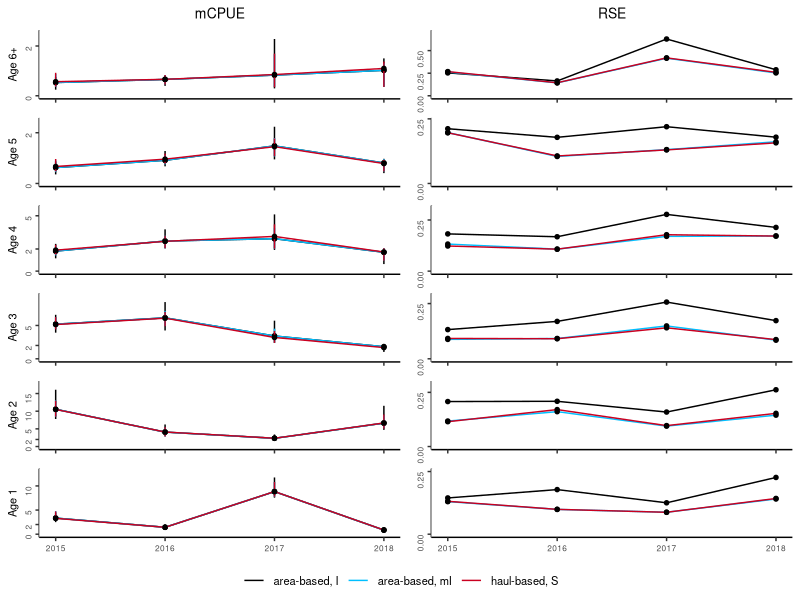
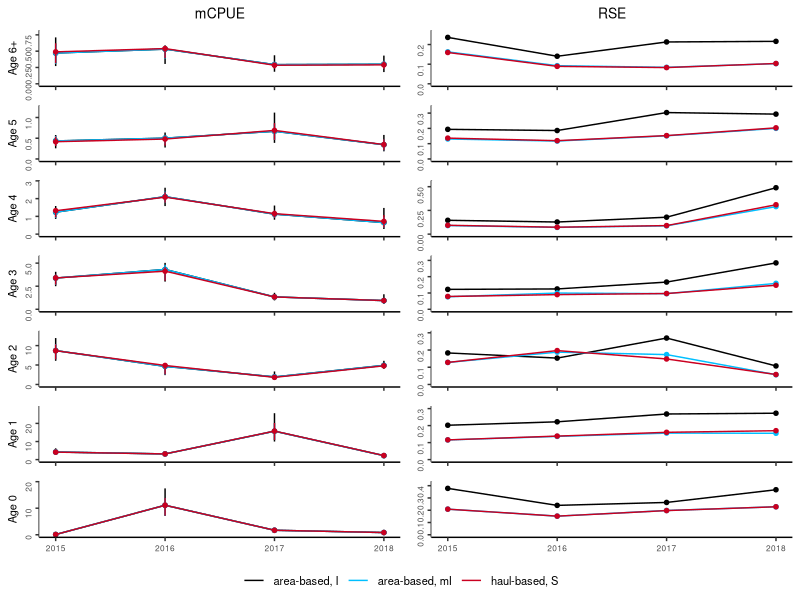
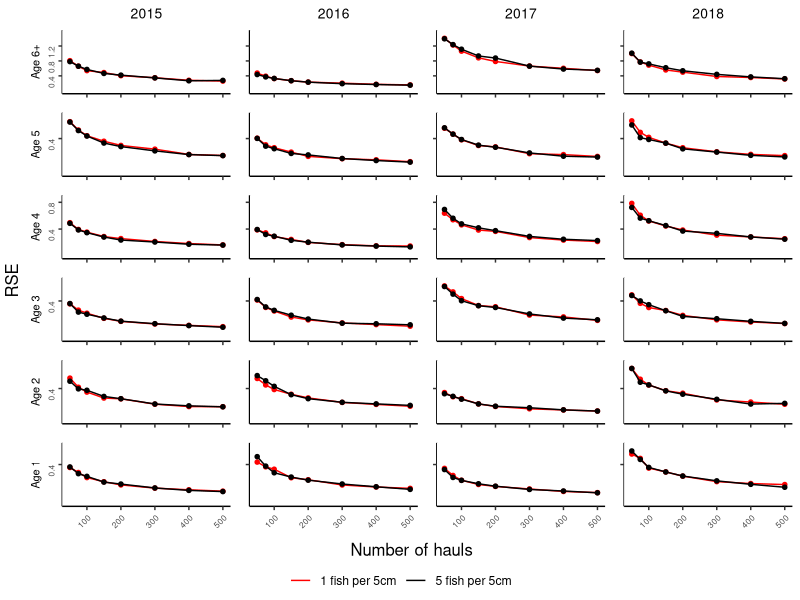
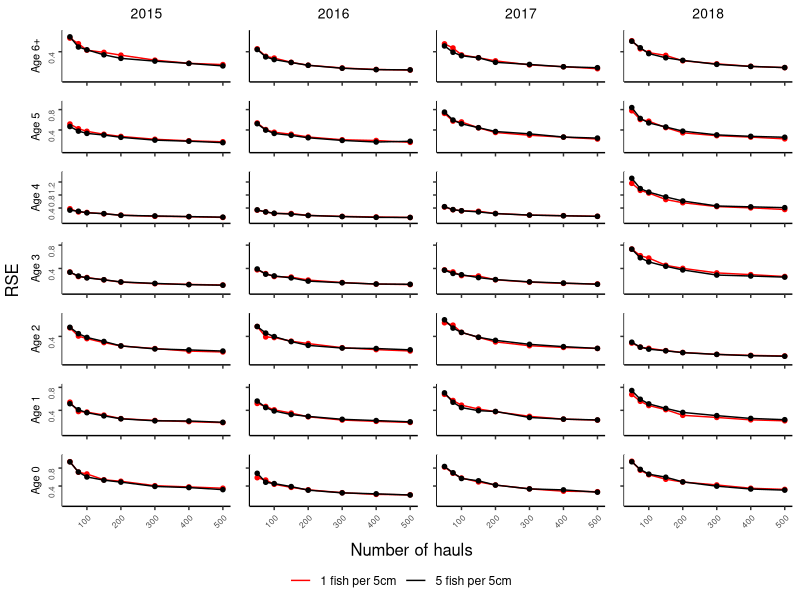
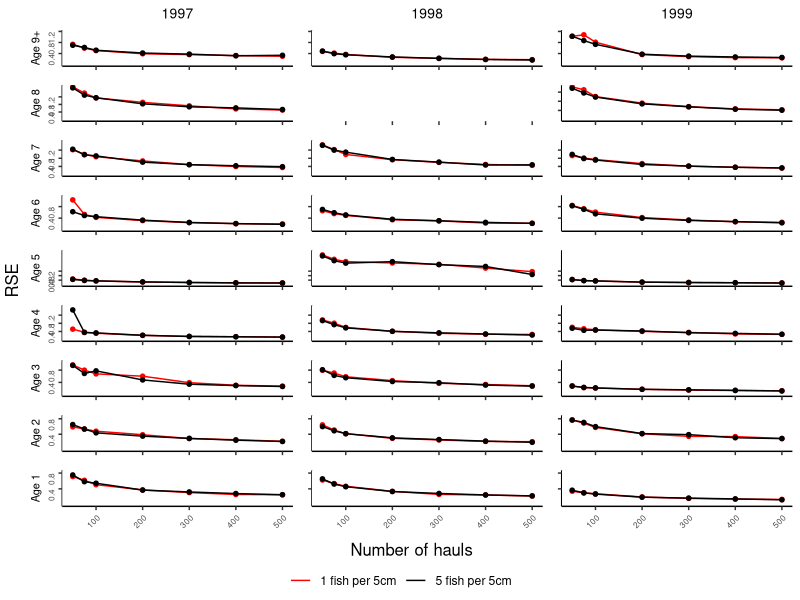
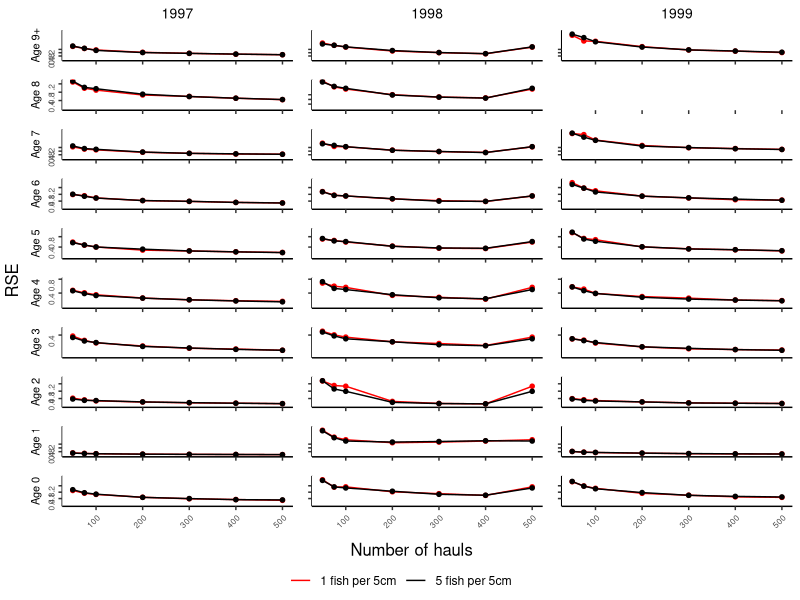

Generate these figures, in order, with R:
#
# Example of tabulated plot inspired by Gerritsen et al. 2006
#

library(ggplot2)
library(grid)
library(gridExtra)
library(egg)

#' @noRd
makeColorMap <- function(columns, color){
  colors <- as.list(rep(color, length(columns)))
  names(colors) <- columns
  return(colors)
}

#' generates function for passing to tickmarks
#' tickfunctions have n number of ticks
#' lowest tick is 0
#' highes ttick is rounded of from ymax (digits determine rounding)
#' mid tick is rounded midpoint
genTickMarksFunction <- function(n=3, digits=1, slack=0.01){
  roundf <- function(x){floor(x * (10**digits))/(10**digits)}
  tickfun <- function(lim){
    if (is.infinite(lim[2]) | is.na(lim[2])){
      return(c(0.0))
    }
    maxl <- lim[2]-slack
    minl <- 0
    step <- maxl/(n-1)
    ticks <- sapply(seq(minl, maxl, step), roundf)
    return(ticks)
  }
}

#' generates function for passing to tickmaks
#' tickfunctions tries a range of preset scales form 0 to ymax
#' and chooses the one that leaves fewer tickmars, exceding n
genTickMarksTester <- function(n=3, steps=c(.001, 0.0025, 0.005, 0.01, 0.025, 0.05, 0.1, 0.25, 0.5, 1, 2.5, 5, 10, 25, 50, 100, 250, 500)){

  stopifnot(all(steps == sort(steps)))

  tickfun <- function(lim){
    maxl <- lim[2]
    if (is.infinite(maxl) | is.na(maxl)){
      return(c(0.0))
    }
    minl <- 0
    for (step in rev(steps)){
      ticks <- seq(minl, maxl, step)

      if (length(ticks) >= 3){
        return(ticks)
      }
    }
    stop("Could not make tickmarks")
  }
}
ticks3 <- genTickMarksTester()
ticks2 <- genTickMarksFunction(2,2)

#' @noRd
panelPlotOverlay <- function(plotData, columnGroups, xVariable, yVariable, yVariableUpper, yVariableLower, xlimrow, ylimcol, showX=F, showY=F, ylabel="", basetheme=NULL, titletext="", pointcol=NULL, linecol=NULL, errorcol=NULL, tickmarks=NULL){

  panelplot <- ggplot(plotData, aes_string(x=xVariable, y=yVariable)) + xlim(xlimrow) + ylab(ylabel) + ylim(ylimcol)

  cols <- unique(plotData[,columnGroups])
  for (col in cols){
    colData <- plotData[plotData[,columnGroups] == col,]
    if (!is.null(yVariableUpper) & !is.null(yVariableLower)){
      panelplot <- panelplot + geom_linerange(data=colData, aes_string(ymin=yVariableLower, ymax=yVariableUpper), color=errorcol[[col]])
    }
    #points and lines
    if (nrow(colData) == 0){
      panelplot <- panelplot + geom_blank()
    }
    else{
      panelplot <- panelplot + geom_line(data=colData, aes_string(color=columnGroups))  + geom_point(data=colData, shape=20, size=2, color=pointcol[[col]])
    }

    if (!is.null(title) & col == cols[1]){
      panelplot <- panelplot + ggtitle(titletext)
    }

  }

  panelplot <- panelplot + scale_color_manual(values = unlist(linecol))

  panelplot <- panelplot + basetheme()
  panelplot <- panelplot + theme(panel.grid.minor = element_blank(), panel.grid.major = element_blank())
  if (!is.null(tickmarks)){
    panelplot <- panelplot + scale_y_continuous(breaks=tickmarks, limits = ylimcol)
  }
  if (!showX){
    panelplot <- panelplot + theme(axis.title.x = element_blank(), axis.text.x=element_blank())
  }
  else{
    panelplot <- panelplot + theme(axis.title.x = element_blank())
  }

  if (!showY){
    panelplot <- panelplot + theme(axis.title.y = element_blank(), axis.text.y=element_blank())
  }

  return(panelplot)
}


#' Table plot
#' @description
#'  makes a tabulated plot of estimates grouped by two covariates, one for columns, one for rows. axes of all plots are the same variables.
#' @details
#' @param data data.table() with data, must contain columns identified by parameters 'columnGroups', 'rowGroups', 'xVariable' and 'yVariable'
#' @param columnGroups character() identifies column in data that identifies the grouping used for columns in the plot
#' @param rowGRoups character() identifies column in data that identifies the grouping used for rows in the plot
#' @param xVariable character() identifies column in data containting variable to be used for x-axis
#' @param yVariable character() identifies column in data containing variable to be used for y-axis
#' @param overlayGroups character() identifies column in data specifying the groups to be overlayed
#' @param ylab character(), optional, label for y-axis, if not provided 'yVariable' will be used.
#' @param ymin numeric(), optional, lower bounds of y axis, if not NULL y axis will be adopted to data for each column
#' @param ymax numeric(), optional, upper bounds of y axis, if not provided y axis will be adopted to data for each column
#' @param xlim vector, optional, lower and upper bounds of x axis, if not provided y axis will be adapted to data for each row
#' @param pointcol character() or named list mapping the values in data[,columnGroups] to colors, color of points in plots
#' @param linecol character() or named list mapping the values in data[,columnGroups] to colors color of connecting lines in plots
#' @param errorcol character() or named list mapping the values in data[,columnGroups] to colors color of error bars
#' @param tickmarks numeric() specifies tickmarks for y-axis
#' @param basetheme ggplot2 - theme function to use for plotting. Default adjusts y-axis label alignments to account for variable width of tick-labels.
#' @param reverseX logical() whether to reverse X axes
#' @param hLineCol character() specify any column that should be used for horisontal reference lines
stackedPanelsOverlay <- function(data, columnGroups, rowGroups, xVariable, yVariable, overlayGroups, ylab=NULL, xlab=NULL, xlim=NULL, ymin=0, ymax=NULL, pointcol="black", linecol="#cb181d", errorcol="#cb181d", tickmarks=NULL, basetheme=function(x){ggplot2::theme_classic() + theme(plot.title = element_text(hjust = 0.5, size=10), axis.title.y = element_text(size=8),  axis.title.x = element_text(size=8), axis.text.y = element_text(angle = 90, hjust = 1, size=6))}, reverseX=F, hLineCol=NULL){

  if(is.numeric(columnGroups) | is.numeric(rowGroups)){
    stop("ColumnGroups and rowGroups can not be numeric variables. Covert with as.character()")
  }

  if (!all(c(columnGroups, rowGroups, xVariable, yVariable) %in% names(data))){
    stop("Some arguments (columnGroups, rowGroups, xVariable, yVariable) not found in data.")
  }

  if (any(is.na(data[,c(columnGroups, rowGroups, xVariable)]))){
    stop("NAs in grouping variables or x variable")
  }

  if (is.null(ylab)){
    ylab <- yVariable
  }

  if (is.null(xlab)){
    xlab <- xVariable
  }

  rows <- sort(unique(unlist(data[,rowGroups])), decreasing = T)
  cols <- sort(unique(unlist(data[,columnGroups])))
  og <- sort(unique(unlist(data[,overlayGroups])))
  if (is.character(linecol)){
    linecol <- makeColorMap(og, linecol)
  }
  if (is.character(pointcol)){
    pointcol <- makeColorMap(og, pointcol)
  }
  if (is.character(errorcol)){
    errorcol <- makeColorMap(og, errorcol)
  }

  panels <- list()
  for (row in rows){

    #determine ylims if necessary
    minvar <- yVariable
    miny <- ymin
    if (is.null(miny)){
      miny <- min(data[data[,rowGroups] == row,minvar])
      miny <- miny - abs(miny) * .1
    }

    maxvar <- yVariable
    maxy <- ymax
    if (is.null(maxy)){
      maxy <- max(data[data[,rowGroups] == row,maxvar])
      maxy <- maxy + abs(maxy) * .1
    }
    ylimcol <- c(miny, maxy)

    for (col in cols){
      xlimrow <- xlim
      if (is.null(xlimrow)){
        xlimrow <- c(min(data[data[,columnGroups] == col,xVariable]), max(data[data[,columnGroups] == col,xVariable]))
      }

      title <- NULL
      if (row == rows[1]){
        title = col
      }

      plotdata <- data[data[,columnGroups] == col & data[,rowGroups] == row,]

      referenceline <- NULL
      if (!is.null(hLineCol)){
        stopifnot(length(unique(unlist(plotdata[,hLineCol])))==1)
        referenceline <- unlist(plotdata[,hLineCol])[1]
      }

      panel <- panelPlotOverlay(plotdata, overlayGroups, xVariable, yVariable, yVariableUpper=NULL, yVariableLower=NULL, xlimrow, ylimcol, showX=(row == rows[length(rows)]), showY=(col == cols[1]), ylabel=row, basetheme=basetheme, title=title, pointcol=pointcol, linecol=linecol, errorcol=errorcol, tickmarks=tickmarks)
      panel <- panel + theme(legend.position="none")
      panels[[paste(row, col, sep="/")]] <- panel

    }
  }

  g <- ggplotGrob(panels[[1]] + theme(legend.position="bottom", legend.title = element_blank()))$grobs
  legend <- g[[which(sapply(g, function(x) x$name) == "guide-box")]]
  lheight <- sum(legend$height)
  grid.arrange(
    ggarrange(
      plots=panels,
      nrow=length(rows),
      left=ylab,
      bottom=xlab,draw=F
    ),
    legend,
    ncol = 1,
    heights = unit.c(unit(1, "npc") - lheight, lheight))
}

#' Makes Two column plot-table
#' Same x-axis, and row-categories, but two different y-axis for the different groups.
#' values for each of the column groups are plotted on top of each other in the column to the right for yvariable1
#' values for each of the column groups are plotted on top of each other in the column to the left for yvariable2
overlayedColumnPlot <- function(data, columnGroups, rowGroups, xVariable, yVariable1, yVariable2, yVariable1Lower=NULL, yVariable1Upper=NULL, yVariable2Lower=NULL, yVariable2Upper=NULL, ylab1=NULL, ylab2=NULL, xlab=NULL, xlim=NULL, ymin1=0, ymin2=0, ymax1=NULL, ymax2=NULL, pointcol="black", linecol="#cb181d", errorcol="#cb181d", tickmarksY1=NULL, tickmarksY2=NULL, basetheme=function(x){ggplot2::theme_classic() + theme(plot.title = element_text(hjust = 0.5, size=10), axis.title.y = element_text(size=8), axis.title.x = element_text(size=8), axis.text.y = element_text(angle = 90, hjust = 1, size=6), axis.text.x=element_text(size=6), legend.text = element_text(size=8))}){
  if(is.numeric(columnGroups) | is.numeric(rowGroups)){
    stop("ColumnGroups and rowGroups can not be numeric variables. Covert with as.character()")
  }

  if (!all(c(columnGroups, rowGroups, xVariable, yVariable1, yVariable2) %in% names(data))){
    stop("Some arguments (columnGroups, rowGroups, xVariable, yVariable1, yvaraible2) not found in data.")
  }

  if (any(is.na(data[,c(columnGroups, rowGroups, xVariable)]))){
    stop("NAs in grouping variables or x variable")
  }

  if (is.null(yVariable1Upper) + is.null(yVariable1Lower) == 1){
    stop("Provide either both yVariableUpper and yVariableLower, or neither of them")
  }
  if (is.null(yVariable2Upper) + is.null(yVariable2Lower) == 1){
    stop("Provide either both yVariableUpper and yVariableLower, or neither of them")
  }

  if (is.null(ylab1)){
    ylab1 <- yVariable1
  }
  if (is.null(ylab2)){
    ylab2 <- yVariable2
  }

  if (is.null(xlab)){
    xlabel <- xVariable
  }
  else{
    xlabel <- xlab
  }

  rows <- sort(unique(unlist(data[,rowGroups])), decreasing = T)
  cols <- sort(unique(unlist(data[,columnGroups])))

  if (is.character(linecol)){
    linecol <- makeColorMap(cols, linecol)
  }
  if (is.character(pointcol)){
    pointcol <- makeColorMap(cols, pointcol)
  }
  if (is.character(errorcol)){
    errorcol <- makeColorMap(cols, errorcol)
  }

  panels <- list()
  for (row in rows){

    #determine ylims for yVariable1 if necessary
    minvar1 <- yVariable1
    if (!is.null(yVariable1Lower)){
      minvar1 <- yVariable1Lower
    }
    miny1 <- ymin1
    if (is.null(miny1)){
      miny1 <- min(data[data[,rowGroups] == row,minvar1])
      miny1 <- miny1 - abs(miny1) * .1
    }

    maxvar1 <- yVariable1
    if (!is.null(yVariable1Upper)){
      maxvar1 <- yVariable1Upper
    }
    maxy1 <- ymax1
    if (is.null(maxy1)){
      maxy1 <- max(data[data[,rowGroups] == row,maxvar1])
      maxy1 <- maxy1 + abs(maxy1) * .1
    }
    ylim1col <- c(miny1, maxy1)


    #determine ylims for yVariable2 if necessary
    minvar2 <- yVariable2
    if (!is.null(yVariable2Lower)){
      minvar2 <- yVariable2Lower
    }
    miny2 <- ymin2
    if (is.null(miny2)){
      miny2 <- min(data[data[,rowGroups] == row,minvar2])
      miny2 <- miny2 - abs(miny2) * .1
    }

    maxvar2 <- yVariable2
    if (!is.null(yVariable2Upper)){
      maxvar2 <- yVariable2Upper
    }
    maxy2 <- ymax2
    if (is.null(maxy2)){
      maxy2 <- max(data[data[,rowGroups] == row,maxvar2])
      maxy2 <- maxy2 + abs(maxy2) * .1
    }
    ylim2col <- c(miny2, maxy2)

    #get x-axis and title params
    xlimrow <- xlim
    if (is.null(xlimrow)){
      xlimrow <- c(min(data[,xVariable]), max(data[,xVariable]))
    }

    title1 <- NULL
    if (row == rows[1]){
      title1 = yVariable1
    }
    title2 <- NULL
    if (row == rows[1]){
      title2 = yVariable2
    }

    plotdata <- data[data[,rowGroups] == row,]
    #plot yvar1
    panel <- panelPlotOverlay(plotdata, columnGroups, xVariable, yVariable1, yVariable1Upper, yVariable1Lower, xlimrow, ylim1col, showX=(row == rows[length(rows)]), showY=T, ylabel=row, basetheme=basetheme, title=title1, pointcol=pointcol, linecol=linecol, errorcol=errorcol, tickmarks=tickmarksY1)
    panel <- panel + theme(legend.position="none")
    panels[[paste(row, "yvar1", sep="/")]] <- panel

    #plot yvar2
    panel <- panelPlotOverlay(plotdata, columnGroups, xVariable, yVariable2, yVariable2Upper, yVariable2Lower, xlimrow, ylim2col, showX=(row == rows[length(rows)]), showY=T, ylabel=NULL, basetheme=basetheme, title=title2, pointcol=pointcol, linecol=linecol, errorcol=errorcol, tickmarks=tickmarksY2)
    panel <- panel + theme(legend.position="none")
    panels[[paste(row, "yvar2", sep="/")]] <- panel

  }


  g <- ggplotGrob(panels[[1]] + theme(legend.position="bottom", legend.title = element_blank()))$grobs
  legend <- g[[which(sapply(g, function(x) x$name) == "guide-box")]]
  lheight <- sum(legend$height)
  grid.arrange(
    ggarrange(
      plots=panels,
      nrow=length(rows),
      left=ylab,
      bottom=xlab,draw=F
    ),
    legend,
    ncol = 1,
    heights = unit.c(unit(1, "npc") - lheight, lheight))

}

warning("Change file reference to package location")
warning("Check which CI to use")
warning("Check axis labels")


#
# compare the estimated mCPUE from the two ALKs for each age group (showing confidence intervals)
#

alkresult <- read.csv("data/ALKs_results.csv", sep=";", stringsAsFactors = F, dec = ",", na.strings = c("#N/A"))

areab <- alkresult$ALK %in% "area based"
haulb <- alkresult$ALK %in% "haul based"
alkresult[areab,5] <- "area-based"
alkresult[haulb,5] <- "haul-based"


alkresult$bs <- NULL
alkresult[alkresult$Bootstrap=="Stratified", "bs"] <- "S"
alkresult[alkresult$Bootstrap=="ICES-IBTS", "bs"] <- "I"
alkresult[alkresult$Bootstrap=="Modified-ICES", "bs"] <- "mI"
alkresult[alkresult$ALK == "area based", "ALK"] <- "area-based"
alkresult[alkresult$ALK == "haul based", "ALK"] <- "haul-based"
alkresult$ALKm <- paste(alkresult$ALK, alkresult$bs, sep=", ")
alkresult$age <- paste("Age", alkresult$age)
alkresult$RSE <- alkresult$sd / alkresult$mCPUE


estimator_colors <- list()

estimator_colors[["area-based, I"]] <- "#000000"   # "#92c5de"
estimator_colors[["area-based, mI"]] <-"#00BFFF"  #"#0000CD"  #"#0571b0"
estimator_colors[["haul-based, S"]] <- "#ca0020"

####
# Plot 1
# Using Q1 and all years
#
#

#path= "G:/DOCUMENTS/IBTSgithub3/New-IBTS-Project/TestPackage/ices/figures/"
alkq1 <- alkresult[alkresult$Quarter=="Q1",]
alkq1 <- alkq1[alkq1$age != "Age 0",]

pdf(file = "ices/figures/ALK_Bootstrap_Plots_Edvin/mCpueRseQ1b.pdf", width=3.35, onefile = F) #85mm in inches (3.35) or 170mm (6.69 inches)
overlayedColumnPlot(data = alkq1, columnGroups = "ALKm", rowGroups = "age", xVariable = "Year", yVariable1 = "mCPUE", yVariable2 = "RSE", yVariable1Lower = "Q025", yVariable1Upper = "Q975", tickmarksY1 = c(0,2,5,10,15,20,25), tickmarksY2=c(0,.25,.5,.75,1,1.25,1.5), pointcol = "black", linecol = estimator_colors, errorcol = estimator_colors)
dev.off()

####
# Plot 2 - for supplementary
# As plot 1, but for Q3, retaining age group 0
# Using Q3 and all years
alkq3 <- alkresult[alkresult$Quarter=="Q3",]
pdf(file = "ices/figures/ALK_Bootstrap_Plots_Edvin/suppMatMcpueRseQ3.pdf", width=3.35, onefile = F) #85mm in inches
overlayedColumnPlot(data = alkq3, columnGroups = "ALKm", rowGroups = "age", xVariable = "Year", yVariable1 = "mCPUE", yVariable2 = "RSE", yVariable1Lower = "Q025", yVariable1Upper = "Q975", tickmarksY1 = ticks3, tickmarksY2=ticks3, pointcol = estimator_colors, linecol = estimator_colors, errorcol = estimator_colors)
dev.off()


####
# Plot 7
# overlay 1 and 5 for otholith per 5 cm

resamplingCol <- list()
resamplingCol[["1 fish per 5cm"]] <- "red"
resamplingCol[["5 fish per 5cm"]] <- "black"

resamplingOtolithsAndHauls <- read.csv("OtolithsAndHauls_Results_2015_2018/OtolAndHaul_1_5_per_5cm_areaBased2015_2018.csv", sep=";", stringsAsFactors = F, na.strings=c("NA"))
oneFish <- resamplingOtolithsAndHauls$Otolith_per5cm %in% 1
fiveFish <- resamplingOtolithsAndHauls$Otolith_per5cm %in% 5
resamplingOtolithsAndHauls[oneFish,5] <- "1 fish per 5cm"
resamplingOtolithsAndHauls[fiveFish,5] <- "5 fish per 5cm"

resamplingOtolithsAndHauls$cv <- resamplingOtolithsAndHauls$sd / resamplingOtolithsAndHauls$bootstrapMean
resamplingOtolithsAndHauls$age <- paste("Age", resamplingOtolithsAndHauls$age)
resamplingOtolithsAndHauls$Year <- as.character(resamplingOtolithsAndHauls$Year)
resamplingOtolithsAndHauls$Otolith_per5cm <- as.character(resamplingOtolithsAndHauls$Otolith_per5cm)
resamplingOtolithsAndHaulsQ1 <- resamplingOtolithsAndHauls[resamplingOtolithsAndHauls$Quarter=="Q1",]
resamplingOtolithsAndHaulsQ1 <- resamplingOtolithsAndHaulsQ1[resamplingOtolithsAndHaulsQ1$age != "Age 0",]

pdf(file = "ices/figures/ALK_Bootstrap_Plots_Edvin/resamplingAgeAndHaulsQ1.pdf", width=3.35, onefile = F) #85mm in inches
stackedPanelsOverlay(data = resamplingOtolithsAndHaulsQ1, columnGroups = "Year", rowGroups = "age", xVariable = "N", yVariable = "cv", overlayGroups="Otolith_per5cm", xlab="Number of hauls", ylab="RSE", ymin=0, pointcol = resamplingCol, linecol = resamplingCol, errorcol = resamplingCol, tickmarks = c(.4,.8,1.2), basetheme=function(x){ggplot2::theme_classic() + theme(plot.title = element_text(hjust = 0.5, size =10),axis.title.y = element_text(size =8),axis.title.x = element_text(size =8), axis.text.y = element_text(angle = 90, hjust = 1, size=6), axis.text.x = element_text(angle = 45, hjust = 1, size=6))})
dev.off()

####
# Plot 8 - supplementary
# Like plot 7, but for Q3 and including aGE GROUP 0
resamplingOtolithsAndHaulsQ3 <- resamplingOtolithsAndHauls[resamplingOtolithsAndHauls$Quarter=="Q3",]
pdf(file = "ices/figures/ALK_Bootstrap_Plots_Edvin/suppMatResamplingAgeAndHaulsQ3.pdf", width=3.35, onefile = F) #85mm in inches
stackedPanelsOverlay(data = resamplingOtolithsAndHaulsQ3, columnGroups = "Year", rowGroups = "age", xVariable = "N", yVariable = "cv", overlayGroups="Otolith_per5cm", xlab="Number of hauls", ylab="RSE", ymin=0, pointcol = resamplingCol, linecol = resamplingCol, errorcol = resamplingCol, tickmarks = c(.4,.8,1.2), basetheme=function(x){ggplot2::theme_classic() + theme(plot.title = element_text(hjust = 0.5, size =10),axis.title.y = element_text(size =8),axis.title.x = element_text(size =8), axis.text.y = element_text(angle = 90, hjust = 1, size=6), axis.text.x = element_text(angle = 45, hjust = 1, size=6))})
dev.off()

####
# Plot 9  - supplementary
# Like plot 7, but for 1997 - 1999
resamplingOtolithsAndHauls <- read.csv("OtolithsAndHauls_Results_1997_1999/OtolAndHaul_1_5_per_5cm_areaBased1997_1999.csv", sep=";", stringsAsFactors = F, na.strings=c("NA"))
oneFish <- resamplingOtolithsAndHauls$Otolith_per5cm %in% 1
fiveFish <- resamplingOtolithsAndHauls$Otolith_per5cm %in% 5
resamplingOtolithsAndHauls[oneFish,6] <- "1 fish per 5cm"
resamplingOtolithsAndHauls[fiveFish,6] <- "5 fish per 5cm"

resamplingOtolithsAndHauls$cv <- resamplingOtolithsAndHauls$sd / resamplingOtolithsAndHauls$bootstrapMean
resamplingOtolithsAndHauls$age <- paste("Age", resamplingOtolithsAndHauls$age)
resamplingOtolithsAndHauls$Year <- as.character(resamplingOtolithsAndHauls$Year)
resamplingOtolithsAndHauls$Otolith_per5cm <- as.character(resamplingOtolithsAndHauls$Otolith_per5cm)
resamplingOtolithsAndHaulsQ1 <- resamplingOtolithsAndHauls[resamplingOtolithsAndHauls$Quarter=="Q1",]
resamplingOtolithsAndHaulsQ1 <- resamplingOtolithsAndHaulsQ1[resamplingOtolithsAndHaulsQ1$age != "Age 0",]

pdf(file = "ices/figures/ALK_Bootstrap_Plots_Edvin/suppMatResamplingAgeAndHaulsQ197-99.pdf", width=3.35, onefile = F) #85mm in inches
stackedPanelsOverlay(data = resamplingOtolithsAndHaulsQ1, columnGroups = "Year", rowGroups = "age", xVariable = "N", yVariable = "cv", overlayGroups="Otolith_per5cm", xlab="Number of hauls", ylab="RSE", ymin=0, pointcol = resamplingCol, linecol = resamplingCol, errorcol = resamplingCol, tickmarks = c(.4,.8,1.2), basetheme=function(x){ggplot2::theme_classic() + theme(plot.title = element_text(hjust = 0.5, size =10),axis.title.y = element_text(size =8), axis.title.x = element_text(size =8), axis.text.y = element_text(angle = 90, hjust = 1, size=6), axis.text.x = element_text(angle = 45, hjust = 1, size=6))})
dev.off()


####
# Plot 10  - supplementary
# Like plot 9, but for Q3 and including age group 0

resamplingOtolithsAndHaulsQ3 <- resamplingOtolithsAndHauls[resamplingOtolithsAndHauls$Quarter=="Q3",]
pdf(file = "ices/figures/ALK_Bootstrap_Plots_Edvin/suppMatResamplingAgeAndHaulsQ397-99.pdf", width=3.35, onefile = F) #85mm in inches
stackedPanelsOverlay(data = resamplingOtolithsAndHaulsQ3, columnGroups = "Year", rowGroups = "age", xVariable = "N", yVariable = "cv", overlayGroups="Otolith_per5cm", xlab="Number of hauls", ylab="RSE", ymin=0, pointcol = resamplingCol, linecol = resamplingCol, errorcol = resamplingCol, tickmarks = c(.4,.8,1.2), basetheme=function(x){ggplot2::theme_classic() + theme(plot.title = element_text(hjust = 0.5, size = 10),axis.title.y = element_text(size = 8), axis.title.x = element_text(size=8), axis.text.y = element_text(angle = 90, hjust = 1, size=6), axis.text.x = element_text(angle = 45, hjust = 1, size=6))})
dev.off()
